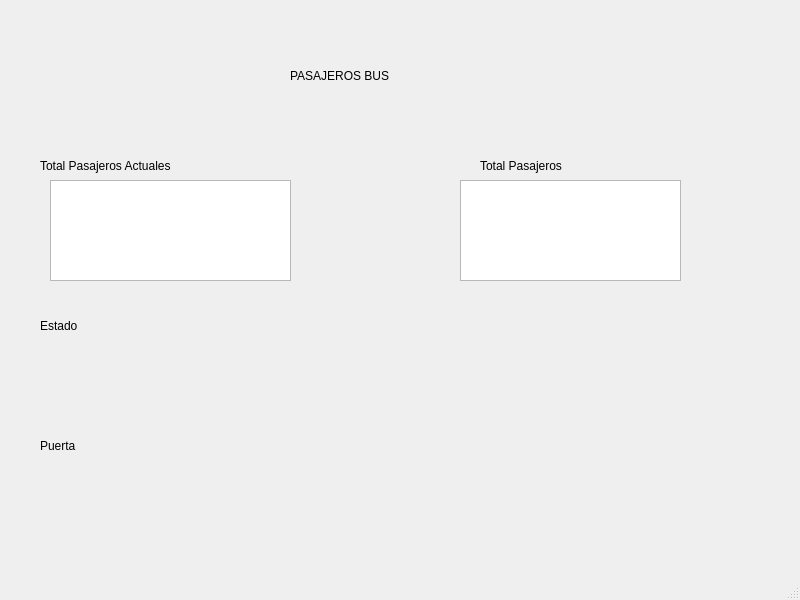
<?xml version="1.0" encoding="UTF-8"?>
<ui version="4.0">
 <class>MainWindow</class>
 <widget class="QMainWindow" name="MainWindow">
  <property name="geometry">
   <rect>
    <x>0</x>
    <y>0</y>
    <width>800</width>
    <height>600</height>
   </rect>
  </property>
  <property name="windowTitle">
   <string>MainWindow</string>
  </property>
  <widget class="QWidget" name="centralwidget">
   <widget class="QLabel" name="label">
    <property name="geometry">
     <rect>
      <x>40</x>
      <y>140</y>
      <width>281</width>
      <height>51</height>
     </rect>
    </property>
    <property name="styleSheet">
     <string notr="true">font: 75 16pt &quot;Times New Roman&quot;;</string>
    </property>
    <property name="text">
     <string>Total Pasajeros Actuales</string>
    </property>
   </widget>
   <widget class="QLabel" name="label_2">
    <property name="geometry">
     <rect>
      <x>480</x>
      <y>140</y>
      <width>171</width>
      <height>51</height>
     </rect>
    </property>
    <property name="styleSheet">
     <string notr="true">font: 75 16pt &quot;Times New Roman&quot;;</string>
    </property>
    <property name="text">
     <string>Total Pasajeros </string>
    </property>
   </widget>
   <widget class="QLabel" name="label_3">
    <property name="geometry">
     <rect>
      <x>290</x>
      <y>50</y>
      <width>281</width>
      <height>51</height>
     </rect>
    </property>
    <property name="styleSheet">
     <string notr="true">font: 75 16pt &quot;Times New Roman&quot;;</string>
    </property>
    <property name="text">
     <string>PASAJEROS BUS</string>
    </property>
   </widget>
   <widget class="QLabel" name="label_4">
    <property name="geometry">
     <rect>
      <x>40</x>
      <y>300</y>
      <width>161</width>
      <height>51</height>
     </rect>
    </property>
    <property name="styleSheet">
     <string notr="true">font: 75 16pt &quot;Times New Roman&quot;;</string>
    </property>
    <property name="text">
     <string>Estado</string>
    </property>
   </widget>
   <widget class="QLabel" name="label_5">
    <property name="geometry">
     <rect>
      <x>40</x>
      <y>420</y>
      <width>161</width>
      <height>51</height>
     </rect>
    </property>
    <property name="styleSheet">
     <string notr="true">font: 75 16pt &quot;Times New Roman&quot;;</string>
    </property>
    <property name="text">
     <string>Puerta</string>
    </property>
   </widget>
   <widget class="QTableView" name="tableView">
    <property name="geometry">
     <rect>
      <x>50</x>
      <y>180</y>
      <width>241</width>
      <height>101</height>
     </rect>
    </property>
   </widget>
   <widget class="QTableView" name="tableView_2">
    <property name="geometry">
     <rect>
      <x>460</x>
      <y>180</y>
      <width>221</width>
      <height>101</height>
     </rect>
    </property>
   </widget>
  </widget>
  <widget class="QMenuBar" name="menubar">
   <property name="geometry">
    <rect>
     <x>0</x>
     <y>0</y>
     <width>800</width>
     <height>26</height>
    </rect>
   </property>
  </widget>
  <widget class="QStatusBar" name="statusbar"/>
 </widget>
 <resources/>
 <connections/>
</ui>
